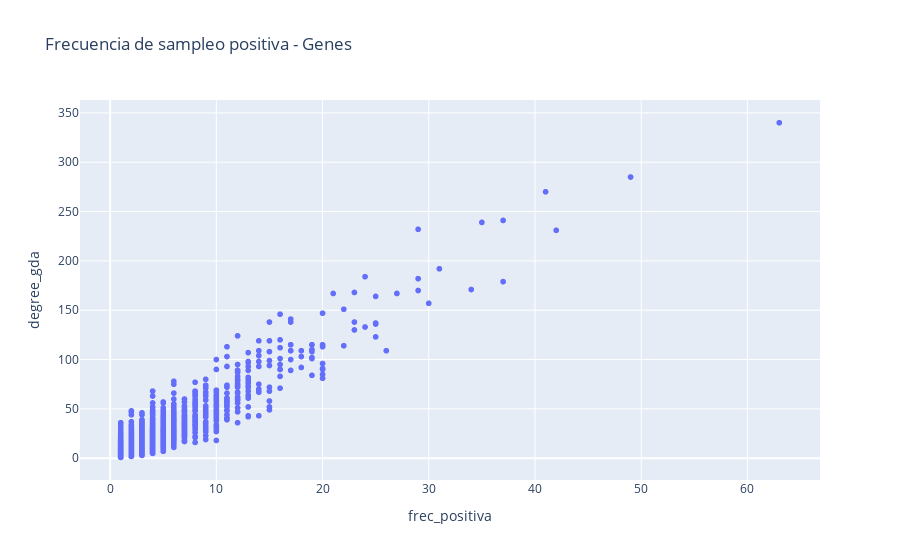

The code cell stored with this chart in its notebook:
### Code cell
fig = px.scatter(frec_positiva_gene_df,"frec_positiva","degree_gda",title="Frecuencia de sampleo positiva - Genes")
fig.show()

### Figure 1 — Plotly figure (JSON) as saved in the notebook; plotly's stock layout.template omitted (floating-point values rounded to 4 significant figures; data arrays with more than 128 entries replaced by an {"elided": "..."} marker saying what was removed)
{"data": [{"hovertemplate": "frec_positiva=%{x}<br>degree_gda=%{y}<extra></extra>", "legendgroup": "", "marker": {"color": "#636efa", "symbol": "circle"}, "mode": "markers", "name": "", "showlegend": false, "type": "scattergl", "x": {"elided": "5158 int values"}, "xaxis": "x", "y": {"elided": "5158 int values"}, "yaxis": "y"}], "layout": {"legend": {"tracegroupgap": 0}, "title": {"text": "Frecuencia de sampleo positiva - Genes"}, "xaxis": {"anchor": "y", "domain": [0, 1], "title": {"text": "frec_positiva"}}, "yaxis": {"anchor": "x", "domain": [0, 1], "title": {"text": "degree_gda"}}}}
